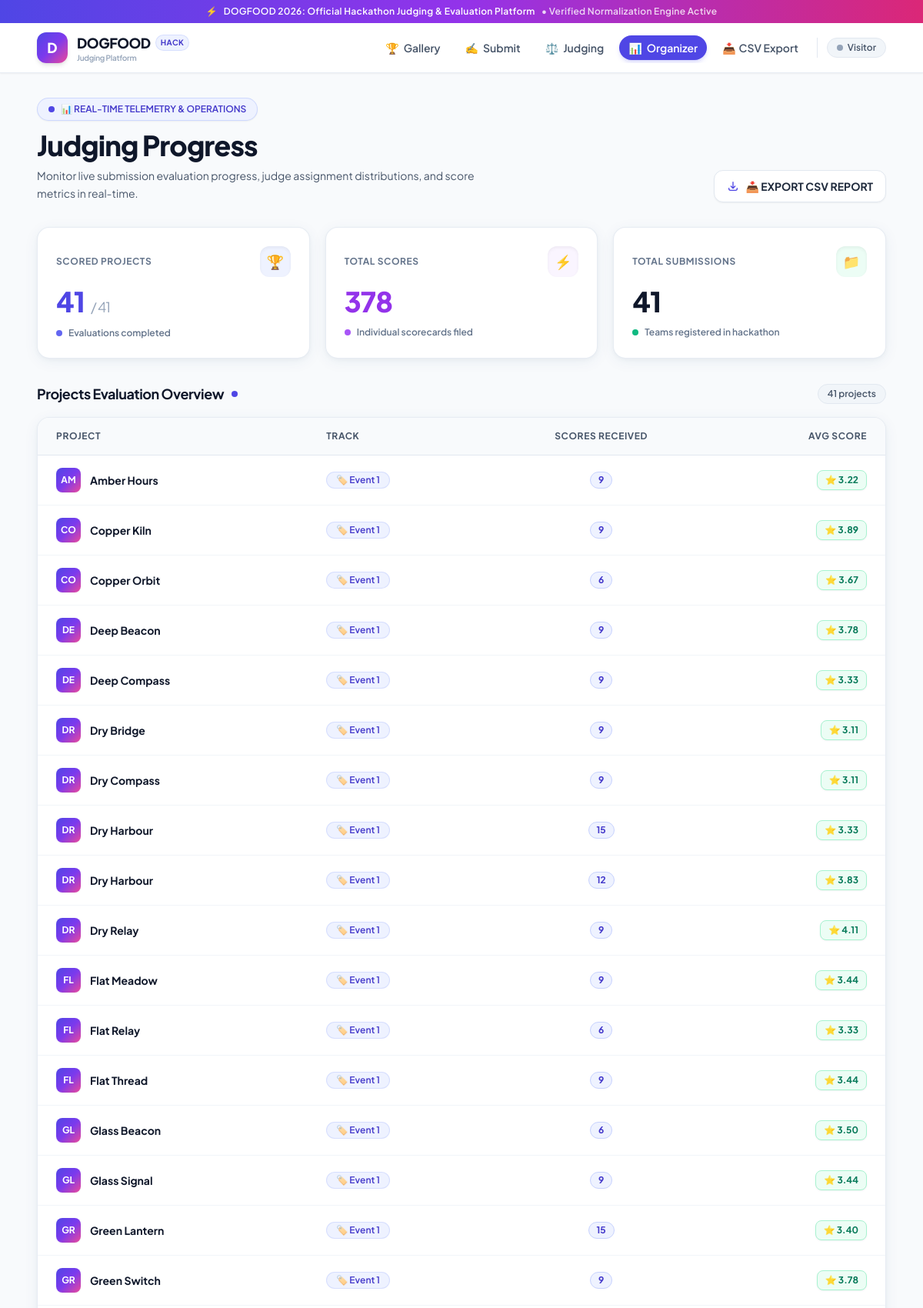
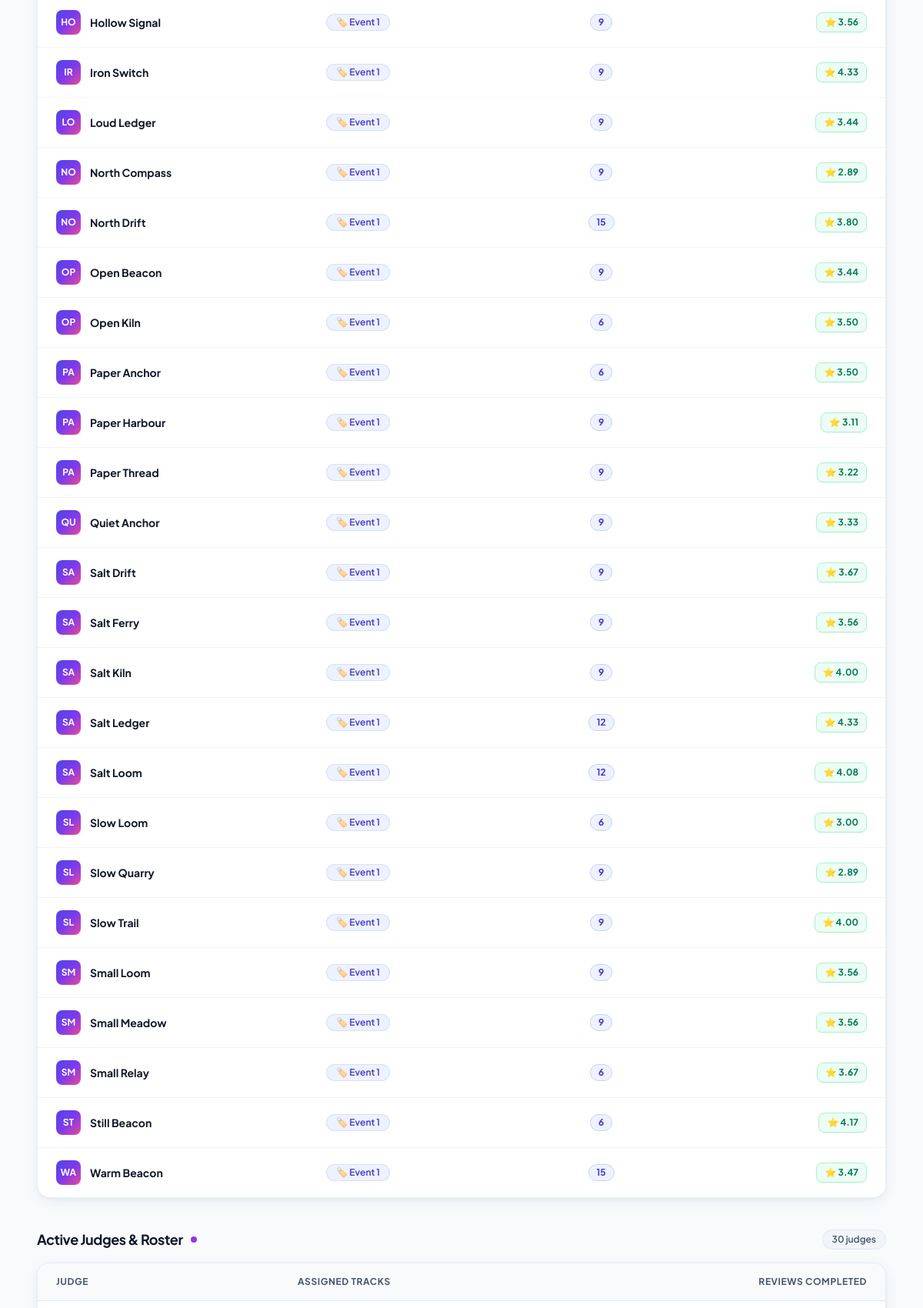
Page /organizer/dashboard (upper part) on the committed database (2 pictures, top to bottom).
### backend/app/models/project.py (models this page shows)
class Project(Base):
    __tablename__ = "projects"
    id = Column(Integer, primary_key=True, index=True)
    title = Column(String, nullable=False)
    description = Column(String)
    repository_url = Column(String)
    demo_url = Column(String)
    team_id = Column(Integer, ForeignKey("teams.id"), nullable=False)
    event_id = Column(Integer, ForeignKey("events.id"), nullable=False)
    status = Column(Enum(ProjectStatusEnum), nullable=False, default=ProjectStatusEnum.DRAFT)
    submitted_timestamp = Column(DateTime)
    team = relationship("Team")
    event = relationship("Event")

### backend/app/web/pages.py (the view)
@router.get("/organizer/dashboard", response_class=HTMLResponse, include_in_schema=False)
async def organizer_dashboard(request: Request, db: Session = Depends(get_db)):
    current_user = _get_optional_user(request, db)
    all_projects = db.query(Project).order_by(Project.title).all()
    all_scores = db.query(Score).all()
    scores_by_project: dict = {}
    for s in all_scores:
        scores_by_project.setdefault(s.project_id, []).append(s)
    project_rows = []
    for p in all_projects:
        team = db.query(Team).filter(Team.id == p.team_id).first()
        scores = scores_by_project.get(p.id, [])
        score_values = [s.score for s in scores]
        avg = sum(score_values) / len(score_values) if score_values else None
        project_rows.append({
            "id": p.id,
            "title": p.title,
            "track": f"Event {p.event_id}",
            "score_count": len(scores),
            "avg_score": avg,
        })
    total_projects = len(all_projects)
    scored_projects = sum(1 for r in project_rows if r["score_count"] > 0)
    total_scores = len(all_scores)
    judges = db.query(User).filter(User.role == RoleEnum.JUDGE).all()
    scores_by_judge: dict = {}
    for s in all_scores:
        scores_by_judge[s.judge_id] = scores_by_judge.get(s.judge_id, 0) + 1
    judge_rows = []
    for j in judges:
        assignments = (
            db.query(JudgeAssignment)
            .filter(JudgeAssignment.judge_id == j.id)
            .all()
        )
        tracks = list({f"Event {a.event_id}" for a in assignments})
        judge_rows.append({
            "id": j.id,
            "name": j.username,
            "tracks": tracks,
            "review_count": scores_by_judge.get(j.id, 0),
        })
    judge_rows.sort(key=lambda j: j["review_count"], reverse=True)
    return templates.TemplateResponse(
        request,
        "organizer/dashboard.html",
        {
            "title": "Organizer Dashboard",
            "current_user": _user_ctx(current_user),
            "current_path": "/organizer/dashboard",
            "stats": {
                "total_projects": total_projects,
                "scored_projects": scored_projects,
                "total_scores": total_scores,
            },
            "project_rows": project_rows,
            "judge_rows": judge_rows,
        },
    )

### backend/app/templates/organizer/dashboard.html (shortened to what this page needs)
{% extends "partials/layout.html" %}
{% block content %}
<div class="flex flex-col sm:flex-row sm:items-end sm:justify-between gap-6 mb-8">
  <div>
    <div class="inline-flex items-center gap-2 px-3.5 py-1.5 rounded-full text-xs font-semibold bg-indigo-50 text-indigo-700 border border-indigo-200/80 mb-3 shadow-sm">
      <span class="w-2 h-2 rounded-full bg-indigo-600 animate-pulse"></span>
      📊 REAL-TIME TELEMETRY & OPERATIONS
    </div>
    <h1 class="text-3xl sm:text-4xl font-extrabold text-slate-900 tracking-tight">Judging Progress</h1>
    <p class="text-sm text-slate-600 mt-2 max-w-xl leading-relaxed">
      Monitor live submission evaluation progress, judge assignment distributions, and score metrics in real-time.
    </p>
  </div>
  <div class="shrink-0">
    <a
      href="/api/v1/results/export"
      class="inline-flex items-center gap-2 border border-slate-200 bg-white hover:bg-slate-50 text-slate-800 hover:text-indigo-600 px-4 py-2.5 rounded-xl text-xs sm:text-sm font-bold transition-all duration-200 shadow-sm hover:shadow"
    >
      <svg class="w-4 h-4 text-indigo-600" fill="none" viewBox="0 0 24 24" stroke="currentColor" stroke-width="2">
        <path stroke-linecap="round" stroke-linejoin="round" d="M4 16v1a3 3 0 003 3h10a3 3 0 003-3v-1m-4-4l-4 4m0 0l-4-4m4 4V4" />
      </svg>
      📥 EXPORT CSV REPORT
    </a>
  </div>
</div>
<div class="grid grid-cols-1 sm:grid-cols-3 gap-5 mb-8">
  <div class="bg-white border border-slate-200/80 rounded-2xl p-6 shadow-unstop hover:shadow-unstop-hover transition-all">
    <div class="flex items-center justify-between mb-3">
      <span class="text-xs font-bold uppercase tracking-wider text-slate-500">Scored Projects</span>
      <div class="w-10 h-10 rounded-xl bg-indigo-50 text-indigo-600 flex items-center justify-center text-lg shadow-inner">
        🏆
      </div>
    </div>
    <div class="text-3xl sm:text-4xl font-extrabold text-slate-900 tracking-tight flex items-baseline gap-2">
      <span class="text-indigo-600">{{ stats.scored_projects }}</span>
      <span class="text-lg text-slate-400 font-normal">/ {{ stats.total_projects }}</span>
    </div>
    <div class="mt-3 flex items-center gap-2 text-xs font-semibold text-slate-500">
      <span class="inline-block w-2 h-2 rounded-full bg-indigo-500"></span>
      Evaluations completed
    </div>
  </div>
  <div class="bg-white border border-slate-200/80 rounded-2xl p-6 shadow-unstop hover:shadow-unstop-hover transition-all">
    <div class="flex items-center justify-between mb-3">
      <span class="text-xs font-bold uppercase tracking-wider text-slate-500">Total Scores</span>
      <div class="w-10 h-10 rounded-xl bg-purple-50 text-purple-600 flex items-center justify-center text-lg shadow-inner">
        ⚡
      </div>
    </div>
    <div class="text-3xl sm:text-4xl font-extrabold text-purple-600 tracking-tight">
      {{ stats.total_scores }}
    </div>
    <div class="mt-3 flex items-center gap-2 text-xs font-semibold text-slate-500">
      <span class="inline-block w-2 h-2 rounded-full bg-purple-500"></span>
      Individual scorecards filed
    </div>
  </div>
  <div class="bg-white border border-slate-200/80 rounded-2xl p-6 shadow-unstop hover:shadow-unstop-hover transition-all">
    <div class="flex items-center justify-between mb-3">
      <span class="text-xs font-bold uppercase tracking-wider text-slate-500">Total Submissions</span>
      <div class="w-10 h-10 rounded-xl bg-emerald-50 text-emerald-600 flex items-center justify-center text-lg shadow-inner">
        📁
      </div>
    </div>
    <div class="text-3xl sm:text-4xl font-extrabold text-slate-900 tracking-tight">
      {{ stats.total_projects }}
    </div>
    <div class="mt-3 flex items-center gap-2 text-xs font-semibold text-slate-500">
      <span class="inline-block w-2 h-2 rounded-full bg-emerald-500"></span>
      Teams registered in hackathon
    </div>
  </div>
</div>
<div class="mb-10">
  <div class="flex items-center justify-between mb-4">
    <div class="flex items-center gap-2.5">
      <h2 class="text-lg font-bold text-slate-900 tracking-tight">Projects Evaluation Overview</h2>
      <span class="w-2 h-2 rounded-full bg-indigo-600"></span>
    </div>
    <span class="text-xs font-semibold text-slate-600 bg-slate-100 border border-slate-200 px-3 py-1 rounded-full">
      {{ project_rows | length }} projects
    </span>
  </div>
  <div class="bg-white border border-slate-200/80 rounded-2xl overflow-hidden shadow-unstop">
    <div class="overflow-x-auto">
      <table class="w-full text-sm text-left">
        <thead class="bg-slate-50 border-b border-slate-200 text-slate-600 text-xs font-bold uppercase tracking-wider">
          <tr>
            <th scope="col" class="px-6 py-4">Project</th>
            <th scope="col" class="px-6 py-4">Track</th>
            <th scope="col" class="px-6 py-4 text-center">Scores Received</th>
            <th scope="col" class="px-6 py-4 text-right">Avg Score</th>
          </tr>
        </thead>
        <tbody class="divide-y divide-slate-100">
          {% for row in project_rows %}
            <tr class="hover:bg-indigo-50/20 transition-colors group">
              <td class="px-6 py-4">
                <a href="/projects/{{ row.id }}" class="flex items-center gap-3 font-bold text-slate-900 group-hover:text-indigo-600 transition-colors">
                  <div class="w-8 h-8 rounded-lg gradient-brand text-white flex items-center justify-center font-bold text-xs shrink-0 shadow-sm">
                    {{ row.title[:2] | upper }}
                  </div>
                  <span>{{ row.title }}</span>
                </a>
              </td>
              <td class="px-6 py-4">
                <span class="rounded-full bg-indigo-50 px-3 py-0.5 text-xs font-semibold text-indigo-700 border border-indigo-200/60 inline-block">
                  🏷️ {{ row.track }}
                </span>
              </td>
              <td class="px-6 py-4 text-center">
                {% if row.score_count == 0 %}
                  <span class="inline-flex items-center justify-center px-2.5 py-0.5 rounded-full text-xs font-semibold bg-slate-100 text-slate-500 border border-slate-200">
                    0
                  </span>
                {% else %}
                  <span class="inline-flex items-center justify-center px-2.5 py-0.5 rounded-full text-xs font-bold bg-indigo-50 text-indigo-700 border border-indigo-200">
                    {{ row.score_count }}
                  </span>
                {% endif %}
              </td>
              <td class="px-6 py-4 text-right">
                {% if row.avg_score is none %}
                  <span class="text-slate-400 text-xs font-semibold">—</span>
                {% else %}
                  <span class="font-bold text-xs bg-emerald-50 text-emerald-700 border border-emerald-200 rounded-lg px-2.5 py-1 shadow-sm inline-flex items-center gap-1">
                    ⭐ {{ "%.2f"|format(row.avg_score) }}
                  </span>
                {% endif %}
              </td>
            </tr>
          {% endfor %}
        </tbody>
      </table>
    </div>
  </div>
</div>
<div>
  <div class="flex items-center justify-between mb-4">
    <div class="flex items-center gap-2.5">
      <h2 class="text-lg font-bold text-slate-900 tracking-tight">Active Judges & Roster</h2>
      <span class="w-2 h-2 rounded-full bg-purple-600"></span>
    </div>
    <span class="text-xs font-semibold text-slate-600 bg-slate-100 border border-slate-200 px-3 py-1 rounded-full">
      {{ judge_rows | length }} judges
    </span>
  </div>
  <div class="bg-white border border-slate-200/80 rounded-2xl overflow-hidden shadow-unstop">
    <div class="overflow-x-auto">
      <table class="w-full text-sm text-left">
        <thead class="bg-slate-50 border-b border-slate-200 text-slate-600 text-xs font-bold uppercase tracking-wider">
          <tr>
            <th scope="col" class="px-6 py-4">Judge</th>
            <th scope="col" class="px-6 py-4">Assigned Tracks</th>
            <th scope="col" class="px-6 py-4 text-right">Reviews Completed</th>
          </tr>
        </thead>
        <tbody class="divide-y divide-slate-100">
          {% for j in judge_rows %}
            <tr class="hover:bg-purple-50/20 transition-colors">
              <td class="px-6 py-4">
              </td>
              <td class="px-6 py-4">
              </td>
              <td class="px-6 py-4 text-right">
              </td>
            </tr>
          {% endfor %}
        </tbody>
      </table>
    </div>
  </div>
</div>
{% endblock %}

### backend/app/templates/partials/layout.html (style rules this page uses)
.gradient-brand { background: linear-gradient(135deg, #4F46E5 0%, #7C3AED 50%, #EC4899 100%); }

### rows in the picture
Project: title "AM", title "Amber Hours", track "Event 1", score_count "9", avg_score "3.22"
Project: title "CO", title "Copper Kiln", track "Event 1", score_count "9", avg_score "3.89"
Project: title "CO", title "Copper Orbit", track "Event 1", score_count "6", avg_score "3.67"
Project: title "DE", title "Deep Beacon", track "Event 1", score_count "9", avg_score "3.78"
Project: title "DE", title "Deep Compass", track "Event 1", score_count "9", avg_score "3.33"
Project: title "DR", title "Dry Bridge", track "Event 1", score_count "9", avg_score "3.11"
Project: title "DR", title "Dry Compass", track "Event 1", score_count "9", avg_score "3.11"
Project: title "DR", title "Dry Harbour", track "Event 1", score_count "15", avg_score "3.33"
Project: title "DR", title "Dry Harbour", track "Event 1", score_count "12", avg_score "3.83"
Project: title "DR", title "Dry Relay", track "Event 1", score_count "9", avg_score "4.11"
Project: title "FL", title "Flat Meadow", track "Event 1", score_count "9", avg_score "3.44"
Project: title "FL", title "Flat Relay", track "Event 1", score_count "6", avg_score "3.33"
Project: title "FL", title "Flat Thread", track "Event 1", score_count "9", avg_score "3.44"
Project: title "GL", title "Glass Beacon", track "Event 1", score_count "6", avg_score "3.50"
Project: title "GL", title "Glass Signal", track "Event 1", score_count "9", avg_score "3.44"
Project: title "GR", title "Green Lantern", track "Event 1", score_count "15", avg_score "3.40"
Project: title "GR", title "Green Switch", track "Event 1", score_count "9", avg_score "3.78"
Project: title "HO", title "Hollow Signal", track "Event 1", score_count "9", avg_score "3.56"
Project: title "IR", title "Iron Switch", track "Event 1", score_count "9", avg_score "4.33"
Project: title "LO", title "Loud Ledger", track "Event 1", score_count "9", avg_score "3.44"
Project: title "NO", title "North Compass", track "Event 1", score_count "9", avg_score "2.89"
Project: title "NO", title "North Drift", track "Event 1", score_count "15", avg_score "3.80"
Project: title "OP", title "Open Beacon", track "Event 1", score_count "9", avg_score "3.44"
Project: title "OP", title "Open Kiln", track "Event 1", score_count "6", avg_score "3.50"
Project: title "PA", title "Paper Anchor", track "Event 1", score_count "6", avg_score "3.50"
Project: title "PA", title "Paper Harbour", track "Event 1", score_count "9", avg_score "3.11"
Project: title "PA", title "Paper Thread", track "Event 1", score_count "9", avg_score "3.22"
Project: title "QU", title "Quiet Anchor", track "Event 1", score_count "9", avg_score "3.33"
Project: title "SA", title "Salt Drift", track "Event 1", score_count "9", avg_score "3.67"
Project: title "SA", title "Salt Ferry", track "Event 1", score_count "9", avg_score "3.56"
Project: title "SA", title "Salt Kiln", track "Event 1", score_count "9", avg_score "4.00"
Project: title "SA", title "Salt Ledger", track "Event 1", score_count "12", avg_score "4.33"
Project: title "SA", title "Salt Loom", track "Event 1", score_count "12", avg_score "4.08"
Project: title "SL", title "Slow Loom", track "Event 1", score_count "6", avg_score "3.00"
Project: title "SL", title "Slow Quarry", track "Event 1", score_count "9", avg_score "2.89"
Project: title "SL", title "Slow Trail", track "Event 1", score_count "9", avg_score "4.00"
Project: title "SM", title "Small Loom", track "Event 1", score_count "9", avg_score "3.56"
Project: title "SM", title "Small Meadow", track "Event 1", score_count "9", avg_score "3.56"
Project: title "SM", title "Small Relay", track "Event 1", score_count "6", avg_score "3.67"
Project: title "ST", title "Still Beacon", track "Event 1", score_count "6", avg_score "4.17"
Project: title "WA", title "Warm Beacon", track "Event 1", score_count "15", avg_score "3.47"

### other values in the picture
{{ stats.scored_projects }} "41"
{{ stats.total_projects }} "41"
{{ stats.total_scores }} "378"
{{ project_rows | length }} "41"
{{ judge_rows | length }} "30"
